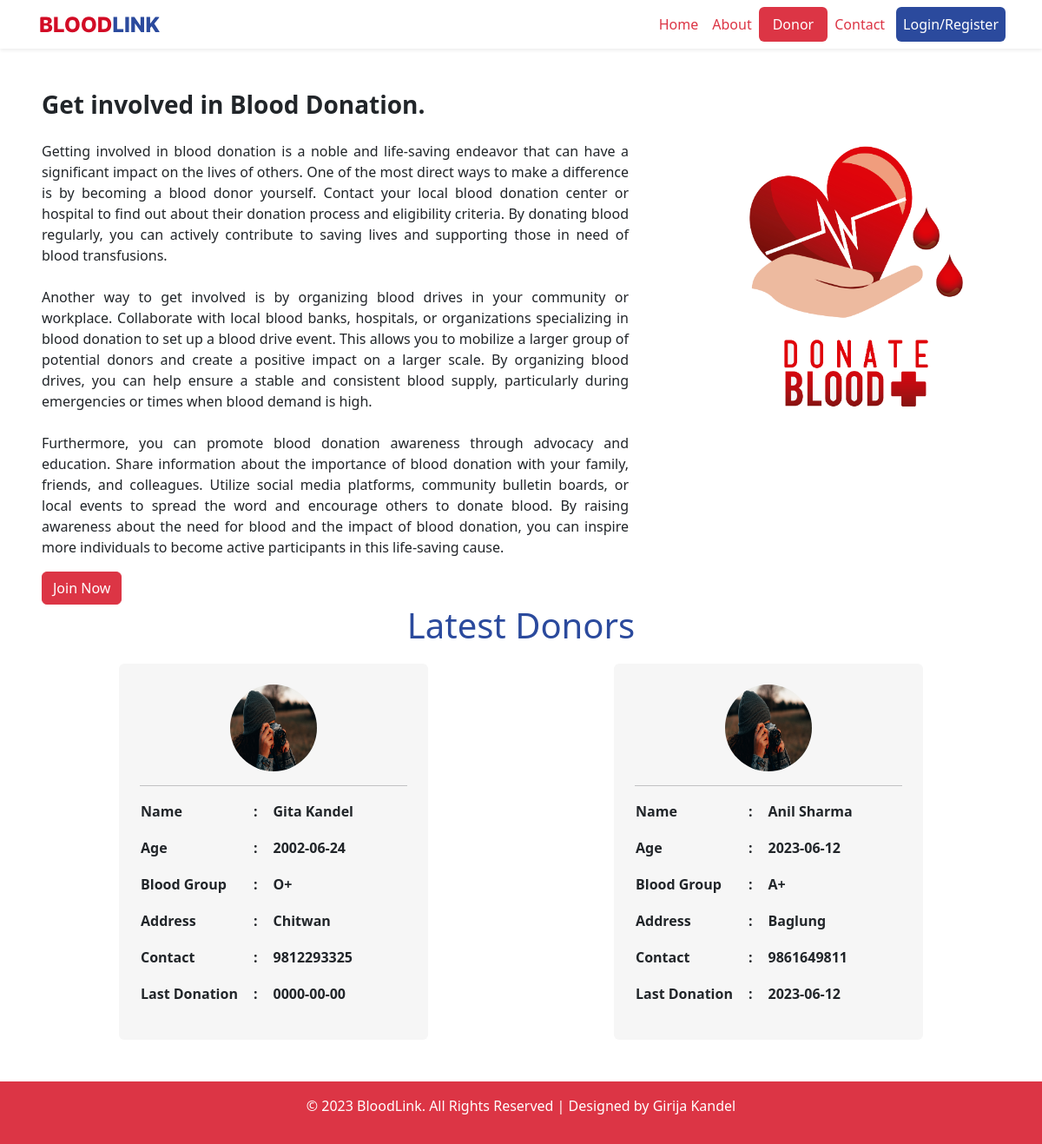
The page /donors.php on the database its author committed.
### tables this page shows
CREATE TABLE `requests` (
  `id` int(11) NOT NULL,
  `requested_by` int(11) NOT NULL,
  `requested_to` int(11) NOT NULL,
  `requested_date` date NOT NULL,
  `status` enum('Pending','Accepted by Donor','Donated') NOT NULL,
  `created_at` timestamp NOT NULL DEFAULT current_timestamp(),
  `updated_at` timestamp NOT NULL DEFAULT current_timestamp() ON UPDATE current_timestamp()
);

CREATE TABLE `users` (
  `id` int(11) NOT NULL,
  `name` varchar(255) NOT NULL,
  `province` varchar(255) NOT NULL,
  `district` varchar(30) NOT NULL,
  `municipality` varchar(30) NOT NULL,
  `ward` int(11) NOT NULL,
  `dob` date NOT NULL,
  `gender` enum('Male','Female','Other') NOT NULL,
  `email` varchar(255) NOT NULL,
  `password` varchar(255) NOT NULL,
  `blood` enum('A+','A-','B+','B-','AB+','AB-','O+','O-') NOT NULL,
  `phone` varchar(20) NOT NULL,
  `lastdonation` date DEFAULT NULL,
  `profile` varchar(255) DEFAULT NULL,
  `role` enum('Receiver','Donor','Both') NOT NULL,
  `status` enum('Active','Inactive') NOT NULL,
  `token` varchar(255) DEFAULT NULL,
  `created_at` timestamp NOT NULL DEFAULT current_timestamp(),
  `updated_at` timestamp NOT NULL DEFAULT current_timestamp() ON UPDATE current_timestamp()
);

### donors.php (the view, shortened to what this page needs)
<!DOCTYPE html>
<html>
<head>
    <link rel="stylesheet" href="https://maxcdn.bootstrapcdn.com/bootstrap/4.0.0/css/bootstrap.min.css"
>
    <link rel="stylesheet" href="css\bootstrap.min.css">
    <link rel="stylesheet" href="css/style.css">
</head>
<body>
    <nav class="navbar navbar-expand-lg navbar-dark shadow-sm">
        <div class="container">
            <img src="image/bloodlink.svg" class="img-thumbnail border-0" alt="...">
            <div class="collapse navbar-collapse" id="navbarNav">
                <ul class="navbar-nav ml-auto">
                    <li class="nav-item active">
                        <a class="nav-link text-danger" href="index.php">Home</a>
                    </li>
                    <li class="nav-item">
                        <a class="nav-link text-danger" href="about.php">About</a>
                    </li>
                    <li class="nav-item">
                        <a class="nav-link bg-danger px-3 text-white rounded " href="donors.html">Donor</a>
                    </li>
                    <li class="nav-item">
                        <a class="nav-link text-danger" href="contact.php">Contact</a>
                    </li>
                    <?php
                    if (isset($_SESSION['isUserlogin']) && $_SESSION['isUserlogin'] == '1') {
                        ?>
                        <div class="nav-item dropdown no-arrow">
                            <button class="nav-link dropdown-toggle text-black" type="button" id="dropDownUser"
                                data-bs-toggle="dropdown" aria-expanded="false">
                                <!-- <img src="uploads/profiles/<?php echo $result['profile'] ?>"
                                    class="rounded-circle small round" alt="" height="40" width="40"> -->
                                <img src="uploads/profiles/<?php echo $result['profile'] ?>"
                                    class="rounded-circle small round" alt="" height="40" width="40">
                                <span class="ml-2 d-none d-lg-inline text-black">
                                    <?php echo $result['name'] ?>
                                </span>
                            </button>
                            <ul class="dropdown-menu dropdown-menu-right shadow animated--grow-in"
                                aria-labelledby="dropDownUser">
                                <a class="dropdown-item" data-toggle="modal" data-target="#userProfileModal">
                                    <i class="fas fa-user fa-sm fa-fw mr-2 text-gray-400"></i>
                                    Profile
                                </a>
                                <a class="dropdown-item" href="manage_requests.php">
                                    <i class="fas fa-cogs fa-sm fa-fw mr-2 text-gray-400"></i>
                                    Manage Requests
                                </a>
                                <div class="dropdown-divider" data-toggle="modal">
                                </div>
                                <a class="dropdown-item" data-toggle="modal" data-target="#userPasswordChangeModal">
                                    <i class="fas fa-user fa-sm fa-fw mr-2 text-gray-400"></i>
                                    Change Password
                                </a>
                                <a class="dropdown-item" data-toggle="modal" data-target="#userLogoutModel">
                                    <i class="fas fa-sign-out-alt fa-sm fa-fw mr-2 text-gray-400"></i>
                                    Logout
                                </a>
                            </ul>
                        </div>
                        <?php
                    } else {
                        ?>
                        <li class="nav-item rounded" style="padding-left: 5px;">
                            <a class="nav-link text-white login-button rounded" href="login.php">Login/Register</a>
                        </li>
                        <?php
                    }
                    ?>
                </ul>
            </div>
        </div>
    </nav>
    <div class="row h-100 embed-responsive">
        <div class="col-7 mt-lg-5 ml-lg-5">
            <p class="font-weight-bold h3">Get involved in Blood Donation.</p>
            <p class="text-justify mt-4 font-weight-light font-weight-normal">
                Getting involved in blood donation is a noble and life-saving endeavor that can have a significant
                impact on the lives of others. One of the most direct ways to make a difference is by becoming a blood
                donor yourself. Contact your local blood donation center or hospital to find out about their donation
                process and eligibility criteria. By donating blood regularly, you can actively contribute to saving
                lives and supporting those in need of blood transfusions.
                <br><br>
                Another way to get involved is by organizing blood drives in your community or workplace. Collaborate
                with local blood banks, hospitals, or organizations specializing in blood donation to set up a blood
                drive event. This allows you to mobilize a larger group of potential donors and create a positive impact
                on a larger scale. By organizing blood drives, you can help ensure a stable and consistent blood supply,
                particularly during emergencies or times when blood demand is high.
                <br><br>
                Furthermore, you can promote blood donation awareness through advocacy and education. Share information
                about the importance of blood donation with your family, friends, and colleagues. Utilize social media
                platforms, community bulletin boards, or local events to spread the word and encourage others to donate
                blood. By raising awareness about the need for blood and the impact of blood donation, you can inspire
                more individuals to become active participants in this life-saving cause.
            </p>
            <a href="register.php" class="btn btn-danger rounded text-white">Join Now</a>
        </div>
        <div class="col mt-lg-5 ml-lg-5">
            <img src="image/donateblood.png" class="img-thumbnail border-0" alt="">
        </div>
    </div>
    <div class="container">
        <p class="h1 center-content text-blue">Latest Donors</p>
        <div class="row">
            <?php
            include 'connection.php';
            $topDonorsSql = "SELECT * FROM `users` INNER JOIN `requests` ON users.id=requests.requested_by AND requests.status= 'Donated' LIMIT 2";
            $topDonors = $conn->query($topDonorsSql);
            while ($donor = $topDonors->fetch_assoc()) {
                ?>
                <div class="container col-4">
                    <div class="container p-3 rounded donor-container p-4">
                        <img src="uploads/profiles/<?php echo $donor['profile'] ?>" class="donor-profile" alt="">
                        <hr>
                        <table>
                            <tr>
                                <td>
                                    <p class="font-weight-bold">Name</p>
                                </td>
                                <td>
                                    <p class="font-weight-bold pl-lg-3 pr-lg-3">:</p>
                                </td>
                                <td>
                                    <p class="font-weight-bold">
                                        <?php echo $donor['name'] ?>
                                    </p>
                                </td>
                            </tr>
                            <tr>
                                <td>
                                    <p class="font-weight-bold">Age</p>
                                </td>
                                <td>
                                    <p class="font-weight-bold pl-lg-3 pr-lg-3">:</p>
                                </td>
                                <td>
                                    <p class="font-weight-bold">
                                        <?php echo $donor['dob'] ?>
                                    </p>
                                </td>
                            </tr>
                            <tr>
                                <td>
                                    <p class="font-weight-bold">Blood Group</p>
                                </td>
                                <td>
                                    <p class="font-weight-bold pl-lg-3 pr-lg-3">:</p>
                                </td>
                                <td>
                                    <p class="font-weight-bold">
                                        <?php echo $donor['blood'] ?>
                                    </p>
                                </td>
                            </tr>
                            <tr>
                                <td>
                                    <p class="font-weight-bold">Address</p>
                                </td>
                                <td>
                                    <p class="font-weight-bold pl-lg-3 pr-lg-3">:</p>
                                </td>
                                <td>
                                    <p class="font-weight-bold">
                                        <?php echo $donor['district'] ?>
                                    </p>
                                </td>
                            </tr>
                            <tr>
                                <td>
                                    <p class="font-weight-bold">Contact</p>
                                </td>
                                <td>
                                    <p class="font-weight-bold pl-lg-3 pr-lg-3">:</p>
                                </td>
                                <td>
                                    <p class="font-weight-bold">
                                        <?php echo $donor['phone'] ?>
                                    </p>
                                </td>
                            </tr>
                            <tr>
                                <td>
                                    <p class="font-weight-bold">Last Donation</p>
                                </td>
                                <td>
                                    <p class="font-weight-bold pl-lg-3 pr-lg-3">:</p>
                                </td>
                                <td>
                                    <p class="font-weight-bold">
                                        <?php echo $donor['lastdonation'] ?>
                                    </p>
                                </td>
                            </tr>
                        </table>
                    </div>
                </div>
                <?php
            }
            ?>
        </div>
    </div>
    <br><br>
    <footer class="bg-danger text-white py-3">
        <div class="container  text-center">
            <p>&copy; 2023 BloodLink. All Rights Reserved | Designed by Girija Kandel</p>
        </div>
    </footer>
</body>
</html>

### css/style.css (style rules this page uses)
.center-content { margin-bottom: 20px; border-radius: 15px; display: flex; justify-content: center; align-items: center; }
.text-blue { color: #2B4A9D }
.navbar { background-color: #ffffff; }
.navbar-brand, .nav-link { color: #e93030; }
.login-button { background-color: #2B4A9D; color: #ffffff; }
.text-blue { color: #2B4A9D; }
.donor-profile { height: 100px; width: 100px; border-radius: 50%; display: block; margin-left: auto; margin-right: auto; }
.donor-container { background-color: #F6F6F6; border: #e93030; }

### rows shown on the page
requests: requested_by.profile (picture), requested_by.name "Gita Kandel", requested_by.dob "2002-06-24", requested_by.blood "O+", requested_by.district "Chitwan", requested_by.phone "9812293325", requested_by.lastdonation "0000-00-00"
requests: requested_by.profile (picture), requested_by.name "Anil Sharma", requested_by.dob "2023-06-12", requested_by.blood "A+", requested_by.district "Baglung", requested_by.phone "9861649811", requested_by.lastdonation "2023-06-12"
